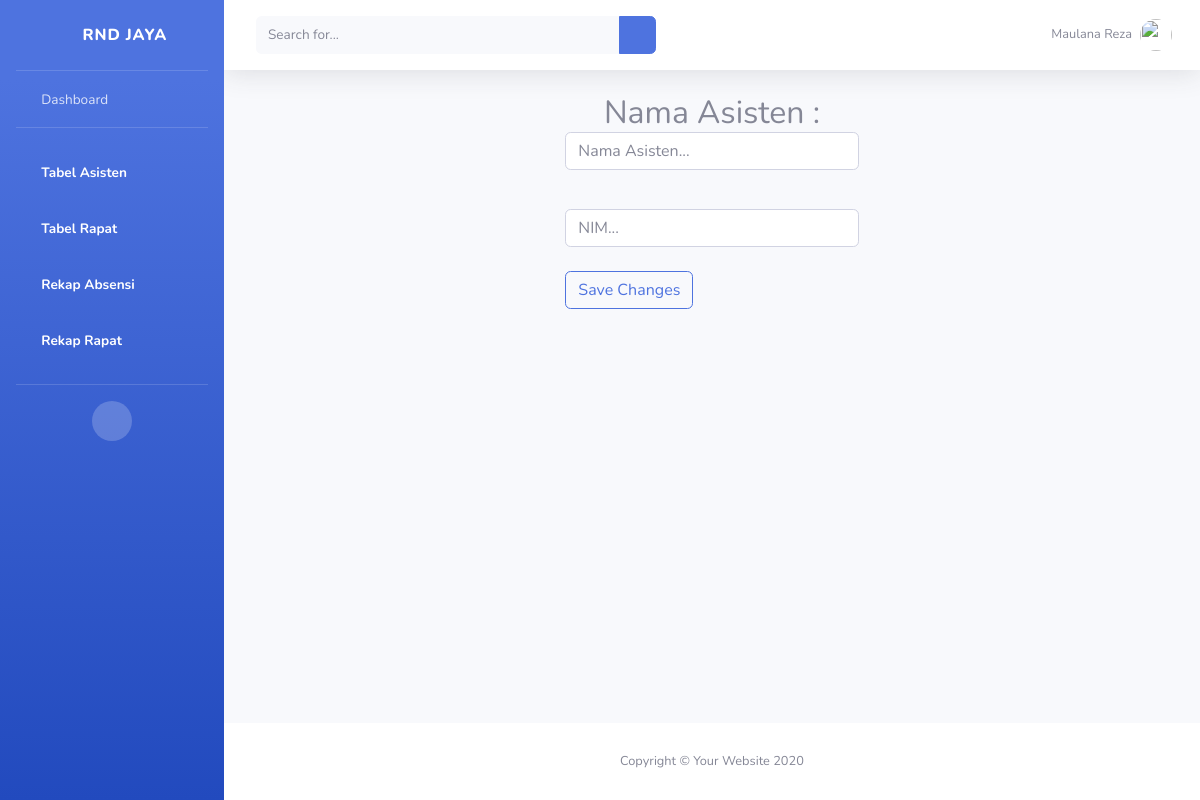
The page /asisten-edit/123 on the database as committed earlier.
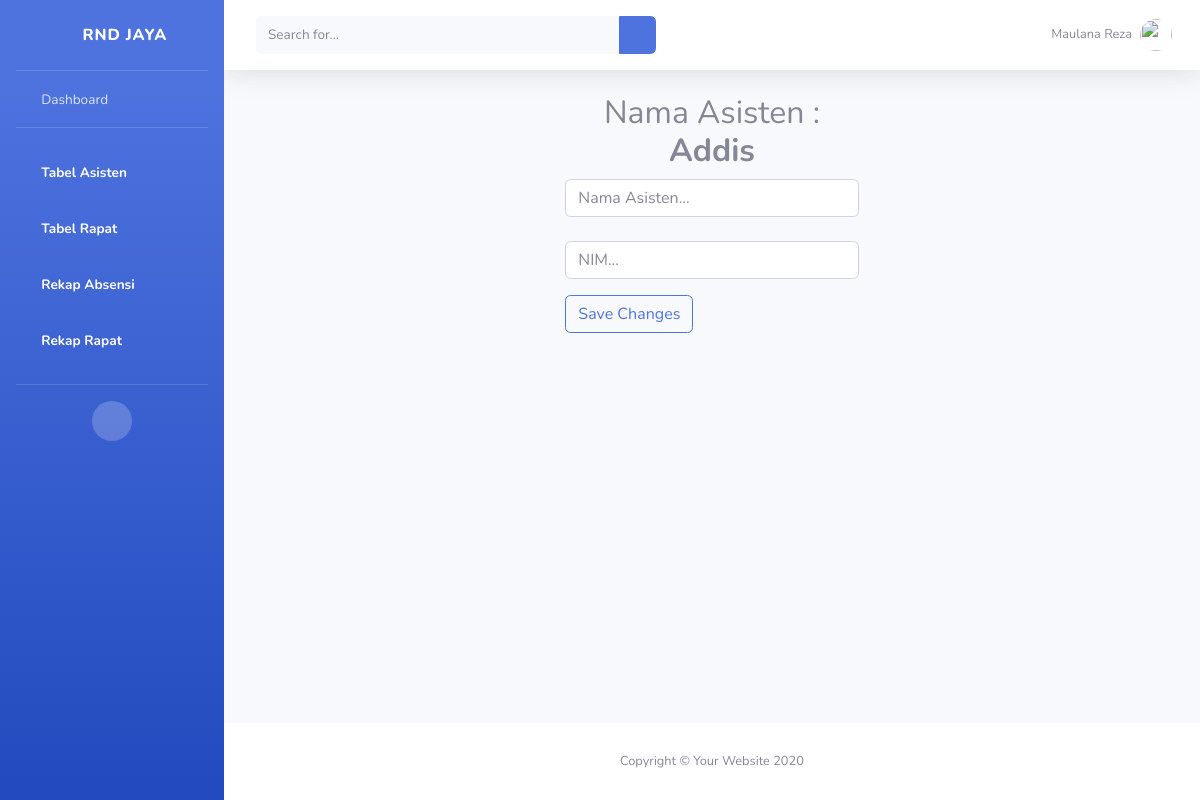
The same page on the database as committed later.
### notulensi_app/models.py (models this page shows, shortened)
class Asisten(models.Model):
  nim = models.CharField(max_length=30, primary_key=True, null=False)
  nama = models.CharField(max_length=100)

### notulensi_app/views.py (the view, shortened to what this page needs)
# urls.py: path('asisten-edit/<str:nim>', views.asistenedit, name="asisten-edit"),
def asistenedit(request,nim):
  asist = Asisten.objects.filter(nim=nim)
  return render(request, "add-asisten.html", {
    "asisten" : asist,
  })

### notulensi_app/templates/add-asisten.html (shortened to what the changed rows need)
{% load static %}
<!DOCTYPE html>
<html lang="en">
<head>
    <link href="{% static 'website/vendor/fontawesome-free/css/all.min.css' %}" rel="stylesheet" type="text/css">
    <link href="{% static 'website/css/sb-admin-2.min.css'%}" rel="stylesheet">
    <link href="{% static 'website/vendor/datatables/dataTables.bootstrap4.min.css'%}" rel="stylesheet">
</head>
<body id="page-top">
    <div id="wrapper">
        <div id="content-wrapper" class="d-flex flex-column">
            <div id="content">
                <div class="container-fluid">
                    <div class="row">
                        <div class="col-sm">
                            <center>
                            <h2>Nama Asisten : {% for user in asisten %}
                                <strong>{{user.nama}}</strong> </h2>
                                {% endfor %}
                            <form action="" method="post">
                            <input type="text" placeholder="Nama Asisten..." class="form-control" name="namaupdate" required>
                            <br>
                            <input type="text" name="nimupdate" id="" placeholder="NIM..." class="form-control" required>
                        </center>
                        </div>
                    </div>
                </div>
            </div>
        </div>
    </div>
</body>
</html>

Rows that differ between the two databases and show on the page:
added Asisten: nama "Addis"
